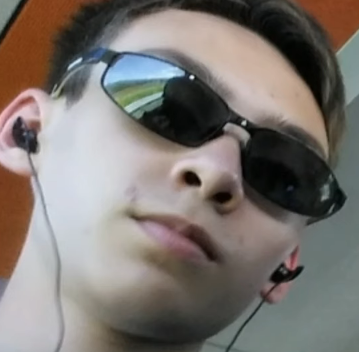
#> input picture images/josh_pic.png, 359 x 352 px
$ python main.py
#> lines starting #> are read from the running program, lines starting #| are printed output that depends on the picture
### image_tools.py
import numpy as np
from PIL import Image


class SimpleImage:
    def __init__(self, width=50, height=50):
        # Create a blank image (black)
        self.width: int = width
        self.height: int = height
        self.data = np.zeros((height, width, 3), dtype=np.uint8)
        self.name: str | None = None

    # [11 lines left out: function color_area, not called in this run]

    def apply(self, funcs, **kwargs):
        """Apply one or more transformation functions to the image (every function is given kwargs)"""
        if callable(funcs):
            # Single function
            self.data = funcs(self.data, **kwargs)
        elif isinstance(funcs, (list, tuple)):
            # Apply each function in sequence
            for func in funcs:
                self.data = func(self.data, **kwargs)
        else:
            raise TypeError(f"Invalid transformation(s) for apply(): {funcs}")

    # [6 lines left out: function show, not called in this run]

    def copy(self):
        new_img = SimpleImage(self.width, self.height)
        new_img.data = self.data.copy()
        return new_img

    # [4 lines left out: function save, not called in this run]

    @classmethod
    def from_file(cls, filepath):
        """Create a SimpleImage from an image file."""
        pil_img = Image.open(filepath).convert("RGB")  # ensure 3 channels
        data = np.array(pil_img, dtype=np.uint8)
        height, width = data.shape[:2]

        img = cls(width, height)
        img.data = data
        return img


import matplotlib.pyplot as plt


def show_images(images: list[SimpleImage], cols: int = None, images_per_row: int = 3, fig_size=(10, 5)):
    """Displays a list of images in a grid"""
    n = len(images)
    rows = (n - 1) // images_per_row + 1

    if cols is None:
        cols = n if n <= images_per_row else images_per_row

    fig, axes = plt.subplots(rows, cols, figsize=fig_size)
    axes = axes.flatten()  # Make it 1D so it's easy to loop through

    for i, img in enumerate(images):
        # Handle either SimpleImage or raw array
        data = img.data if isinstance(img, SimpleImage) else img
        axes[i].imshow(data)
        axes[i].axis('off')
        if img.name is not None:
            axes[i].set_title(img.name)

    # Turn off any extra axes
    for j in range(i + 1, len(axes)):
        axes[j].axis('off')

    plt.tight_layout()
    plt.show()

### transformations.py
import cv2
import numpy as np


def invert(image: np.ndarray):
    # Instead of adding intensity to black pixels, subtract intensity from white pixels
    return 255 - image


def horizontal_flip(image: np.ndarray):
    # Same image, just iterate columns backwards
    return image[:, ::-1, :]


def vertical_flip(image: np.ndarray):
    # Same image, just iterate rows backwards
    return image[::-1, :, :]


def grayscale(image: np.ndarray):
    # Convert RGB values to raw intensity values (using luminosity constants from Wikipedia)
    grayscale = 0.299 * image[:, :, 0] + 0.587 * image[:, :, 1] + 0.114 * image[:, :, 2]
    return grayscale.astype(np.uint8)


def binarize(image: np.ndarray, threshold: tuple[int, int]):
    """Binarize an image to a given threshold"""
    min_val, max_val = threshold
    gray = grayscale(image)

    # Each pixel within the threshold is white, everything else is black
    binary = np.where((gray >= min_val) & (gray <= max_val), 255, 0)

    # Convert the 2D binary image (no color data) back into an RGB image (3 color channels)
    binary_rgb = np.stack([binary] * 3, axis=-1).astype(np.uint8)

    return binary_rgb


def adjust_brightness(image: np.ndarray, factor: float):
    """Multiply pixel brightness by factor"""
    return np.clip(image * factor, 0, 255).astype(np.uint8)


# [29 lines left out: function apply_kernel, not called in this run]


def apply_kernel_fast(img: np.ndarray, kernel: np.ndarray, convolve=True) -> np.ndarray:
    """Apply the kernel using OpenCV (probably a LOT faster)"""
    if convolve:
        kernel = np.flip(kernel)  # Flip the kernel for convolution
    return cv2.filter2D(img, -1, kernel)

### main.py
import numpy as np

from image_tools import SimpleImage, show_images
from transformations import invert, apply_kernel, apply_kernel_fast, binarize

USE_OPENCV = True


def main():
    images_to_display = []

    apply_kernel_method = apply_kernel_fast if USE_OPENCV else apply_kernel

    # Make an image with some colored blocks
    # img = SimpleImage()
    # img.color_area((20, 30), (20, 30), (255, 0, 0), blend=True)  # red
    # img.color_area((25, 33), (28, 40), (0, 255, 0), blend=True)  # green
    # img.color_area((8, 18), (8, 18), (0, 0, 255), blend=True)  # blue

    # Load an image from a file
    img = SimpleImage.from_file("images/josh_pic.png")

    img.name = "Original Image"
    images_to_display.append(img)

    # Create an inverted version of the image
    inverted_img = img.copy()
    inverted_img.apply(invert)
    inverted_img.name = "Inverted Image"
    images_to_display.append(inverted_img)

    # Do a box blur on the original
    binarized_img = img.copy()
    binarized_img.apply(binarize, threshold=(100, 255))
    binarized_img.name = "Binarize"
    images_to_display.append(binarized_img)

    # Do a Gaussian blur on the image
    gauss_img = img.copy()
    gauss_kernel = np.array([
        [1, 2, 1],
        [2, 4, 2],
        [1, 2, 1],
    ]) / 16
    gauss_img.apply(apply_kernel_method, kernel=gauss_kernel)
    gauss_img.name = "Gaussian Blur"
    images_to_display.append(gauss_img)

    # Sharpen the image
    sharp_img = img.copy()
    sharp_kernel = np.array([
        [0, -1, 0],
        [-1, 5, -1],
        [0, -1, 0],
    ])
    sharp_img.apply(apply_kernel_method, kernel=sharp_kernel)

    sharp_img.name = "Sharpen Filter"
    images_to_display.append(sharp_img)

    # Emboss the image
    embossed_img = img.copy()
    emboss_kernel = np.array([
        [-2, -1, 0],
        [-1, 1, 1],
        [0, 1, 2],
    ])
    embossed_img.apply(apply_kernel_method, kernel=emboss_kernel)
    embossed_img.name = "Emboss Filter"
    images_to_display.append(embossed_img)

    # Left-facing edge detection
    left_detected_img = img.copy()
    left_edge_kernel = np.array([
        [-1, 0, 1],
        [-1, 0, 1],
        [-1, 0, 1],
    ])
    left_detected_img.apply(apply_kernel_method, kernel=left_edge_kernel)
    left_detected_img.name = "Left Edge Detection"
    images_to_display.append(left_detected_img)

    # Edge detection (Gaussian blur, then binarize, then use edge detection kernel)
    edge_detected_img = img.copy()
    edge_detection_kernel = np.array([
        [-1, -1, -1],
        [-1, 8, -1],
        [-1, -1, -1],
    ])
    edge_detected_img.apply(apply_kernel_method, kernel=gauss_kernel)
    edge_detected_img.apply(binarize, threshold=(100, 255))
    edge_detected_img.apply(apply_kernel_method, kernel=edge_detection_kernel)
    edge_detected_img.name = "Edge Detection"
    images_to_display.append(edge_detected_img)

    # Display the images
    show_images(images_to_display, images_per_row=4)
#> in show_images, `plt.show()`:
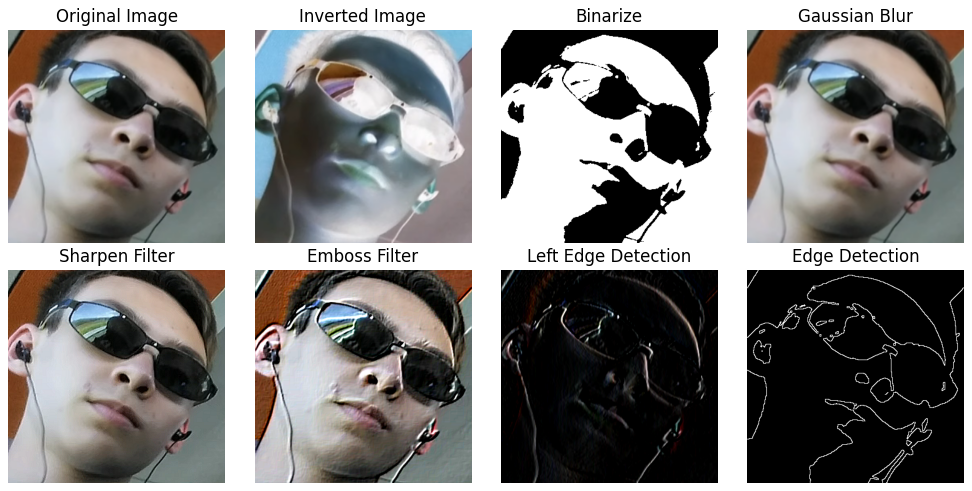
#> figure drawn by matplotlib, 8 panels


if __name__ == '__main__':
    main()

$ run again, with images/random_shapes.png copied over images/josh_pic.png
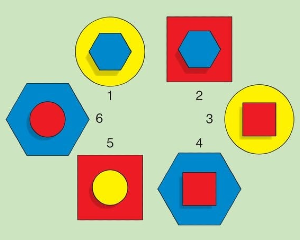
#> input picture images/random_shapes.png, 300 x 240 px
#> in binarize (call 2), `gray = grayscale(image)`:
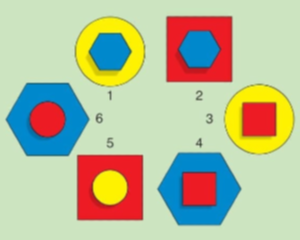
#> image: shape (240, 300, 3); mean R, G, B 183.1, 188, 155
